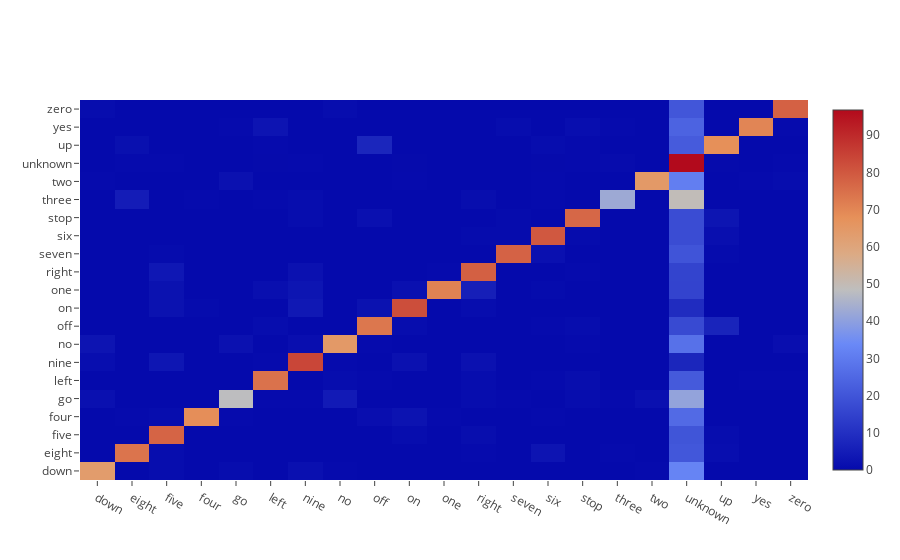

Notebook source saved alongside this figure:
### Markdown cell above
#### Architecture 1

### Code cell
cm = confusion_matrix(labels, n_arch1_labels)
cm = cm.astype('float') / cm.sum(axis=1)[:, np.newaxis] * 100
py.iplot([go.Heatmap(z=cm, x=encoder.classes_, y=encoder.classes_)], filename='n_arch1_confusion_matrix')

### Figure 1 — Plotly figure (JSON) as saved in the notebook; plotly's stock layout.template omitted (floating-point values rounded to 4 significant figures; data arrays with more than 128 entries replaced by an {"elided": "..."} marker saying what was removed)
{"data": [{"type": "heatmap", "x": ["down", "eight", "five", "four", "go", "left", "nine", "no", "off", "on", "one", "right", "seven", "six", "stop", "three", "two", "unknown", "up", "yes", "zero"], "y": ["down", "eight", "five", "four", "go", "left", "nine", "no", "off", "on", "one", "right", "seven", "six", "stop", "three", "two", "unknown", "up", "yes", "zero"], "z": {"elided": "21x21 float values"}}], "layout": {}}
